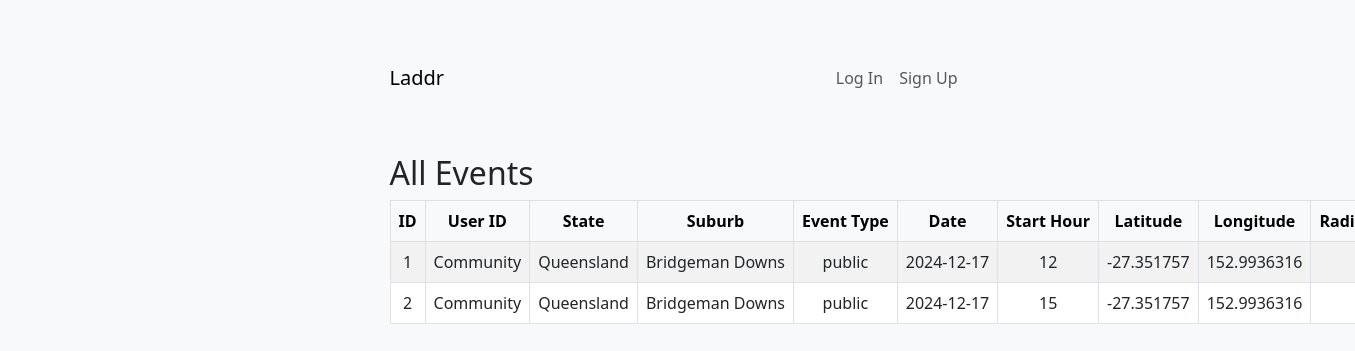
/all-events, run on the app's committed database.
### app/models.py (models this page shows, shortened)
class Event(db.Model):
    id = db.Column(db.Integer, primary_key=True)
    user_id = db.Column(db.Integer, db.ForeignKey('users.id'), nullable=True)  # Nullable for community events
    user = db.relationship('User', backref='events')
    major_city = db.Column(db.String(100), nullable=False)
    suburb = db.Column(db.String(100), nullable=False)
    event_type = db.Column(db.String(20), nullable=False, default='public')  # Default to public
    date = db.Column(db.Date, nullable=False)
    start_hour = db.Column(db.Integer, nullable=False)
    latitude = db.Column(db.Float, nullable=True)
    longitude = db.Column(db.Float, nullable=True)
    radius = db.Column(db.Float, default=1.0)

### app/routes.py (the view, shortened to what this page needs)
@main.route('/all-events', methods=['GET'])
def all_events():
    events = Event.query.all()
    return render_template('all_events.html', events=events)

### app/templates/all_events.html (shortened to what this page needs)
{% extends 'base.html' %}
{% block content %}
<h2 class="mt-5">All Events</h2>
<table class="table table-striped table-bordered">
    <thead class="table-light">
        <tr>
            <th>ID</th>
            <th>User ID</th>
            <th>State</th>
            <th>Suburb</th>
            <th>Event Type</th>
            <th>Date</th>
            <th>Start Hour</th>
            <th>Latitude</th>
            <th>Longitude</th>
            <th>Radius (km)</th>
        </tr>
    </thead>
    <tbody>
        {% for event in events %}
        <tr>
            <td>{{ event.id }}</td>
            <td>{{ event.user_id or 'Community' }}</td>
            <td>{{ event.major_city }}</td>
            <td>{{ event.suburb }}</td>
            <td>{{ event.event_type }}</td>
            <td>{{ event.date.strftime('%Y-%m-%d') }}</td>
            <td>{{ event.start_hour }}</td>
            <td>{{ event.latitude or 'N/A' }}</td>
            <td>{{ event.longitude or 'N/A' }}</td>
            <td>{{ event.radius }}</td>
        </tr>
        {% endfor %}
    </tbody>
</table>
{% endblock %}

### app/static/styles.css (style rules this page uses)
body { background-color: #f8f9fa; }
table { white-space: nowrap; }
th, td { text-align: center; vertical-align: middle; }

### data on the page
Event: id "1", user_id "Community", major_city "Queensland", suburb "Bridgeman Downs", event_type "public", date "2024-12-17", start_hour "12", latitude "-27.351757", longitude "152.9936316"
Event: id "2", user_id "Community", major_city "Queensland", suburb "Bridgeman Downs", event_type "public", date "2024-12-17", start_hour "15", latitude "-27.351757", longitude "152.9936316"
